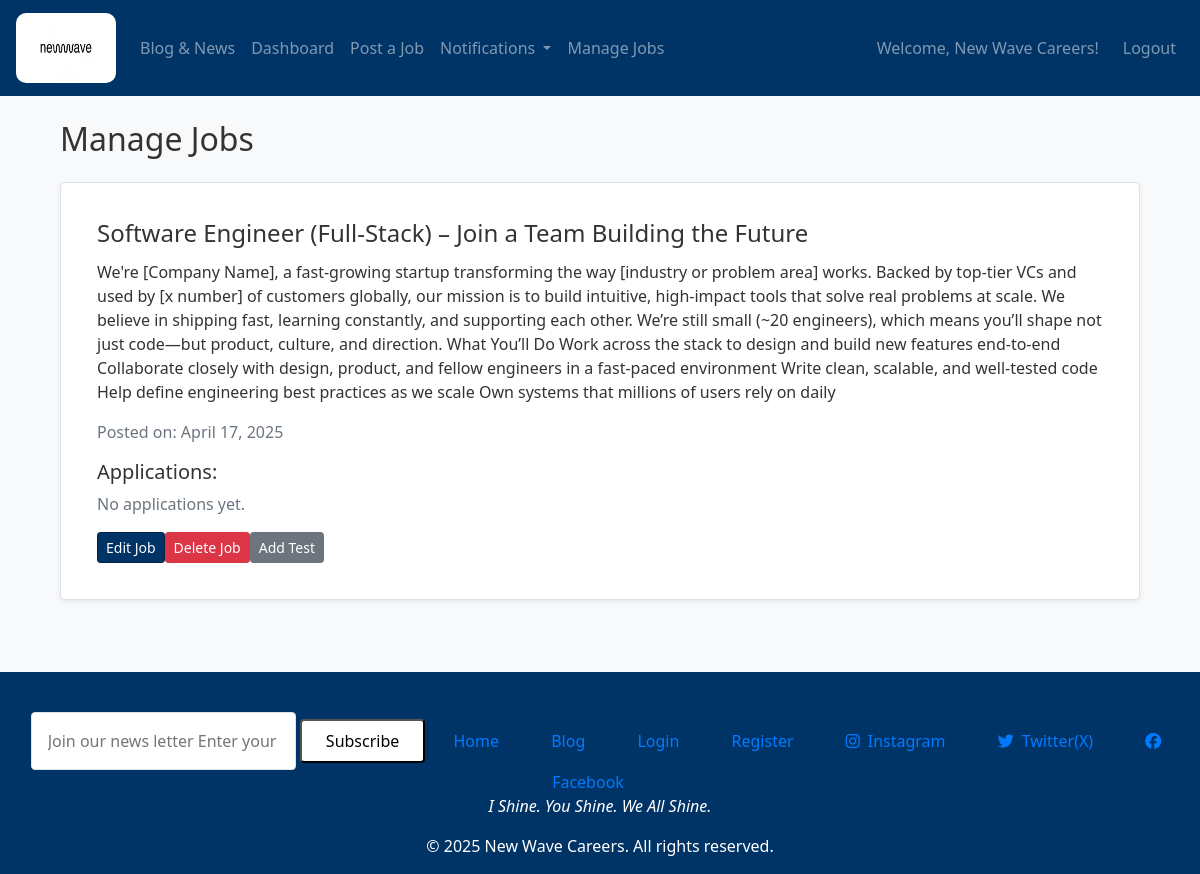
The page /manage_jobs (signed in) on the database as committed earlier.
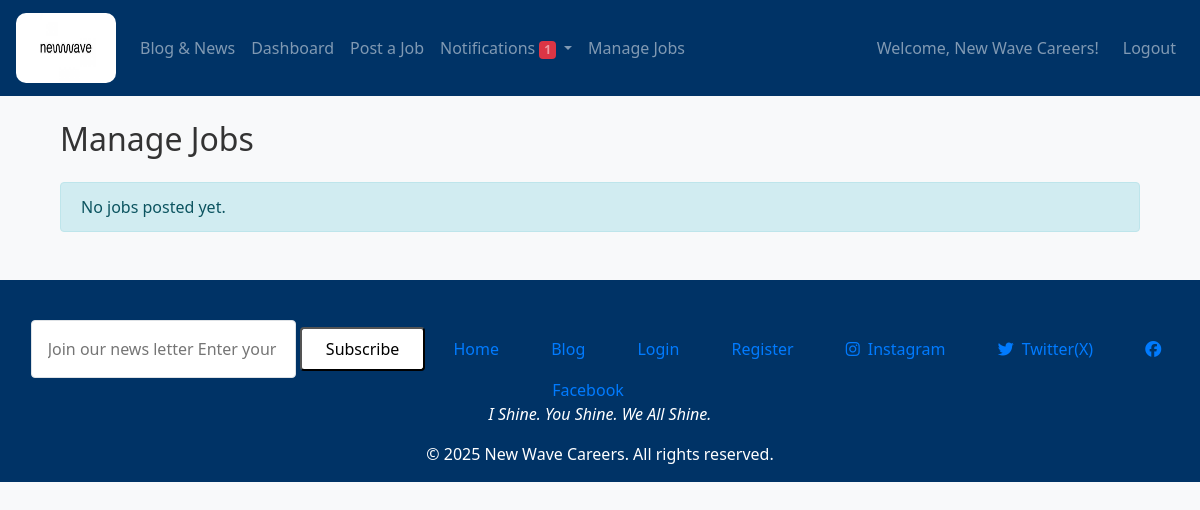
The same page on the database as committed later.
### models.py (models this page shows, shortened)
class Job(db.Model):
    id = db.Column(db.Integer, primary_key=True)
    title = db.Column(db.String(100), nullable=False)
    description = db.Column(db.Text, nullable=False)
    company = db.Column(db.String(100), nullable=False)
    location = db.Column(db.String(100), nullable=False)
    views = db.Column(db.Integer, default=0)
    date_posted = db.Column(db.DateTime, default=datetime.utcnow)
    applications = db.relationship('Application', backref='job_applications', lazy=True)
    user_id = db.Column(db.Integer, db.ForeignKey('user.id'), nullable=False)
    employer_id = db.Column(db.Integer, db.ForeignKey('user.id', name='fk_job_employer_id'), nullable=False)
    employer = db.relationship('User', foreign_keys=[employer_id], backref=db.backref('jobs', lazy=True))

### routes.py (the view)
@app.route('/manage_jobs')
@login_required
def manage_jobs():
    if current_user.role != UserRole.EMPLOYER:
        abort(403)
    jobs = Job.query.filter_by(employer_id=current_user.id).all()
    job_applications = {}
    for job in jobs:
        job_applications[job.id] = job.applications  # assuming job.applications is a relationship
    return render_template('manage_jobs.html', jobs=jobs, job_applications=job_applications, UserRole=UserRole)

### app.py (called while the page is built)
@app.after_request
def add_header(response):
    response.headers["Cache-Control"] = "no-store, no-cache, must-revalidate, max-age=0"
    return response

### models.py (called while the page is built)
@login_manager.user_loader
def load_user(user_id):
    return User.query.get(int(user_id))

### templates/manage_jobs.html
{% extends "layout.html" %}
{% block content %}
<div class="container mt-4">
    <h2 class="mb-4">Manage Jobs</h2>
    {% if jobs %}
        <div class="row">
            {% for job in jobs %}
                <div class="col-md-12 mb-4">
                    <div class="card shadow-sm border rounded p-3">
                        <div class="card-body">
                            <h4 class="card-title">{{ job.title }}</h4>
                            <p class="card-text">{{ job.description }}</p>
                            <p class="text-muted">Posted on: {{ job.date_posted.strftime('%B %d, %Y') }}</p>
                            <div class="mt-3">
                                <h5>Applications:</h5>
                                {% if job_applications[job.id] %}
                                    <ul class="list-group mb-3">
                                    {% for application in job_applications[job.id] %}
                                        <li class="list-group-item">
                                            <strong>Applicant:</strong> {{ application.applicant.username }} <br>
                                            <strong>Applied on:</strong> {{ application.date_applied.strftime('%B %d, %Y') }}
                                        </li>
                                    {% endfor %}
                                    </ul>
                                {% else %}
                                    <p class="text-muted">No applications yet.</p>
                                {% endif %}
                            </div>
                            <div class="d-flex gap-2">
                                <a href="{{ url_for('edit_job', job_id=job.id) }}" class="btn btn-primary btn-sm">Edit Job</a>
                                <a href="{{ url_for('delete_job', job_id=job.id) }}" class="btn btn-danger btn-sm" onclick="return confirm('Are you sure you want to delete this job?');">Delete Job</a>
                                <a href="{{ url_for('add_test', job_id=job.id) }}" class="btn btn-secondary btn-sm">Add Test</a>
                            </div>
                        </div>
                    </div>
                </div>
            {% endfor %}
        </div>
    {% else %}
        <div class="alert alert-info">
            No jobs posted yet.
        </div>
    {% endif %}
</div>
{% endblock %}

### templates/layout.html (shortened to what the changed rows need)
<!DOCTYPE html>
<html lang="en">
<head>
  <link rel="stylesheet" href="https://cdnjs.cloudflare.com/ajax/libs/font-awesome/6.5.0/css/all.min.css" />
  <link rel="stylesheet" href="https://stackpath.bootstrapcdn.com/bootstrap/4.5.2/css/bootstrap.min.css">
  <link rel="stylesheet" href="static/style.css">
</head>
<body>
  <nav class="navbar navbar-expand-lg navbar-dark bg-primary">
    <div class="collapse navbar-collapse" id="navbarContent">
      <ul class="navbar-nav mr-auto">
        {% if current_user.is_authenticated %}
          {% if current_user.role == UserRole.JOB_SEEKER %}
            <li class="nav-item"><a class="nav-link" href="{{ url_for('blog') }}">Blog & News</a></li>
            <li class="nav-item"><a class="nav-link" href="{{ url_for('dashboard') }}">Dashboard</a></li>
            <li class="nav-item"><a class="nav-link" href="{{ url_for('jobs') }}">Jobs</a></li>
            <li class="nav-item dropdown">
              <a class="nav-link dropdown-toggle" href="{{ url_for('notifications') }}" id="notificationDropdown" role="button" data-bs-toggle="dropdown" aria-expanded="false">
                  Notifications
                  {% set unread = current_user.notifications|selectattr("is_read", "equalto", False)|list %}
                  {% if unread|length > 0 %}
                      <span class="badge bg-danger">{{ unread|length }}</span>
                  {% endif %}
              </a>
              <ul class="dropdown-menu dropdown-menu-end" aria-labelledby="notificationDropdown" style="max-height: 300px; overflow-y: auto;">
                {% set sorted_notifications = current_user.notifications | sort(attribute="timestamp", reverse=True) %}
                {% for n in sorted_notifications[:5] %}
                {% endfor %}
                  <li><hr class="dropdown-divider"></li>
                  <li><a class="dropdown-item text-center" href="{{ url_for('notifications') }}">View All</a></li>
              </ul>
          </li>
          {% elif current_user.role == UserRole.EMPLOYER %}
            <li class="nav-item dropdown">
              <a class="nav-link dropdown-toggle" href="{{ url_for('notifications') }}" id="notificationDropdown" role="button" data-bs-toggle="dropdown" aria-expanded="false">
                  Notifications
                  {% set unread = current_user.notifications|selectattr("is_read", "equalto", False)|list %}
                  {% if unread|length > 0 %}
                      <span class="badge bg-danger">{{ unread|length }}</span>
                  {% endif %}
              </a>
                {% set sorted_notifications = current_user.notifications | sort(attribute="timestamp", reverse=True) %}
          </li>
          {% endif %}
        {% else %}
          <li class="nav-item"><a class="nav-link" href="{{ url_for('blog') }}">Blog & News</a></li>
          <li class="nav-item"><a class="nav-link" href="{{ url_for('login') }}">Login</a></li>
          <li class="nav-item"><a class="nav-link" href="{{ url_for('register') }}">Register</a></li>
        {% endif %}
      </ul>
    </div>
  </nav>
  <div class="container mt-4">
    {% block content %}{% endblock %}
  </div>
</body>
</html>

Rows that differ between the two databases and show on the page:
removed Job: title "Software Engineer (Full-Stack) – Join a Team Building the Future", description "We're [Company Name], a fast-growing startup transforming the way [industry or problem area] works. Backed by top-tier VCs and used by [x number] of customers globally, our mission is to build intuitive, high-impact tools that solve real problems at scale. We believe in shipping fast, learning constantly, and supporting each other. We’re still small (~20 engineers), which means you’ll shape not just code—but product, culture, and direction. What You’ll Do Work across the stack to design and build new features end-to-end Collaborate closely with design, product, and fellow engineers in a fast-paced environment Write clean, scalable, and well-tested code Help define engineering best practices…", date_posted "April 17, 2025", shows "No applications yet."
Other text that changed with them:
{{ unread|length }}: (not shown) → "1"
text now shown: "No jobs posted yet."
